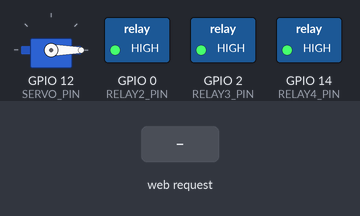
Simulated run of this sketch. Board: ESP8266 (NodeMCU). On the bench: servo, switched loads named in the sketch (green lamp = pin HIGH). Inputs (shaded band) come from the test bench. WiFi joins after 1.5 s; servers stay silent unless stated; what the sketch prints to the serial monitor is not drawn.

Above: at 2.7 s.
2.8 s: HTTP request GET /4 received
At 3.2 s:
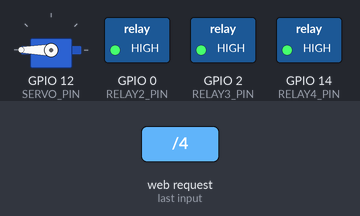
5.8 s: HTTP request GET /1 received
At 6.6 s:
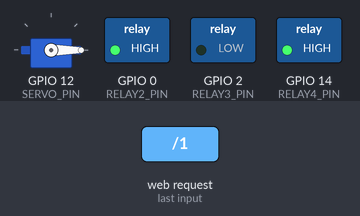
At 11.6 s:
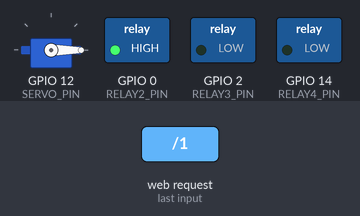
Timing chart, 0 to 13.3 s (numbered marks = the images above; inputs shaded):
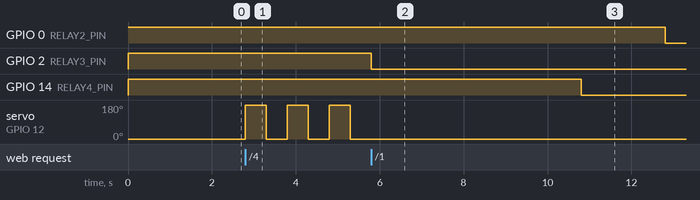

Measured:
- after the input at 2.8 s, servo on GPIO 12 (SERVO_PIN): alternates 180° for 0.50 s and 0° for 0.50 s, starting at once
- after the input at 5.8 s, GPIO 0 (RELAY2_PIN): HIGH → LOW after 7.0 s; GPIO 2 (RELAY3_PIN): HIGH → LOW at once; GPIO 14 (RELAY4_PIN): HIGH → LOW after 5.0 s; servo on GPIO 12 (SERVO_PIN): stops changing and stays 0°

The sketch:

sanicode2.ino
```cpp
#include <ESP8266WiFi.h>
#include <ESP8266WebServer.h>
#include <Servo.h>

// WiFi credentials (replace with your own)
const char* ssid = "Arjun";      // Your WiFi network name
const char* password = "qwerty123";  // Your WiFi password

// Define relay pins
const int RELAY2_PIN = 0;   // GPIO0 (D3 on NodeMCU)
const int RELAY3_PIN = 2;   // GPIO2 (D4 on NodeMCU)
const int RELAY4_PIN = 14;  // GPIO14 (D5 on NodeMCU)

// Define servo pin
const int SERVO_PIN = 12;   // GPIO12 (D6 on NodeMCU)

// Create servo object
Servo servo;

bool relay2Loop = false;    // Flag to control Relay 2 loop
bool servoLoop = false;     // Flag to control Servo loop

// Create a web server object on port 80
ESP8266WebServer server(80);

void setup() {
  // Initialize serial communication for debugging
  Serial.begin(115200);

  // Set relay pins as outputs
  pinMode(RELAY2_PIN, OUTPUT);
  pinMode(RELAY3_PIN, OUTPUT);
  pinMode(RELAY4_PIN, OUTPUT);

  // Initially turn off all relays (HIGH for low-level trigger)
  digitalWrite(RELAY2_PIN, HIGH);
  digitalWrite(RELAY3_PIN, HIGH);
  digitalWrite(RELAY4_PIN, HIGH);

  // Attach servo to its pin
  servo.attach(SERVO_PIN);
  servo.write(0);  // Set initial position to 0 degrees

  // Connect to WiFi
  WiFi.begin(ssid, password);
  Serial.print("Connecting to WiFi");
  while (WiFi.status() != WL_CONNECTED) {
    delay(500);
    Serial.print(".");
  }
  Serial.println();
  Serial.print("Connected! IP address: ");
  Serial.println(WiFi.localIP());

  // Define web server routes
  server.on("/", handleRoot);          // Root page
  server.on("/1", handleCommand1);     // Command 1: Relay 3 ON, then Relay 4
  server.on("/2", handleCommand2);     // Command 2: Start Relay 2 loop
  server.on("/3", handleCommand3);     // Command 3: Stop loop and turn off all
  server.on("/4", handleCommand4);     // Command 4: Start Servo cleaning motion

  // Start the server
  server.begin();
  Serial.println("HTTP server started");
}

void loop() {
  // Handle incoming client requests
  server.handleClient();

  // Relay 2 loop logic (runs only if relay2Loop is true)
  if (relay2Loop) {
    digitalWrite(RELAY2_PIN, LOW);   // Turn ON Relay 2
    Serial.println("Relay 2 is ON");
    delay(5000);                     // Wait 5 seconds
    digitalWrite(RELAY2_PIN, HIGH);  // Turn OFF Relay 2
    Serial.println("Relay 2 is OFF");
    delay(5000);                     // Wait 5 seconds
  }

  // Servo loop logic (runs only if servoLoop is true)
  if (servoLoop) {
    unsigned long startTime = millis();
    while (millis() - startTime < 10000 && servoLoop) {  // Run for 10 seconds
      servo.write(180);  // Move to 90 degrees
      Serial.println("Servo at 90 degrees");
      delay(500);      // Wait 0.5 second
      servo.write(0);   // Move back to 0 degrees
      Serial.println("Servo at 0 degrees");
      delay(500);      // Wait 0.5 second
      // Check for new client requests to allow interruption
      server.handleClient();
    }
    if (servoLoop) {
      servo.write(0);   // Ensure servo returns to 0 when loop ends
      servoLoop = false; // Stop servo loop after 10 seconds
      Serial.println("Servo cleaning stopped");
    }
  }
}

// Root page handler
void handleRoot() {
  String html = "<h1>ESP8266 Relay and Servo Control</h1>";
  html += "<p><a href=\"/1\">Command 1</a>: Relay 3 ON, then Relay 4 ON after 1 sec</p>";
  html += "<p><a href=\"/2\">Command 2</a>: Start Relay 2 loop (5 sec ON/OFF cycle)</p>";
  html += "<p><a href=\"/3\">Command 3</a>: Stop loop and turn off all relays</p>";
  html += "<p><a href=\"/4\">Command 4</a>: Start Servo cleaning motion (10 sec)</p>";
  server.send(200, "text/html", html);
}

// Command 1: Relay 3 ON, then Relay 4 ON after 1 sec
void handleCommand1() {
  servoLoop = false;  // Stop servo loop if running
  servo.write(0);    // Reset servo to 0 degrees
  digitalWrite(RELAY3_PIN, LOW);
  Serial.println("Relay 3 is ON");
  delay(5000);
  digitalWrite(RELAY4_PIN, LOW);
  Serial.println("Relay 4 is ON");
  delay(2000);
  digitalWrite(RELAY2_PIN, LOW);
  Serial.println("Relay 2 is ON");
  server.send(200, "text/plain", "Command 1 executed");
}

// Command 2: Start Relay 2 loop
void handleCommand2() {
  servoLoop = false;  // Stop servo loop if running
  servo.write(0);    // Reset servo to 0 degrees
  relay2Loop = true;
  Serial.println("Relay 2 loop started");
  server.send(200, "text/plain", "Command 2 executed");
}

// Command 3: Stop Relay 2 loop and turn off all relays
void handleCommand3() {
  relay2Loop = false;
  servoLoop = false;  // Stop servo loop if running
  servo.write(0);    // Reset servo to 0 degrees
  digitalWrite(RELAY2_PIN, HIGH);
  Serial.println("Relay 2 is OFF");
  delay(1000);
  digitalWrite(RELAY4_PIN, HIGH);
  Serial.println("Relay 4 is OFF");
  delay(25000);
  digitalWrite(RELAY3_PIN, HIGH);
  Serial.println("Relay 3 is OFF");
  server.send(200, "text/plain", "Command 3 executed");
}

// Command 4: Start Servo cleaning motion
void handleCommand4() {
  servoLoop = true;    // Start servo loop
  Serial.println("Servo cleaning started");
  server.send(200, "text/plain", "Command 4 executed");
}
```
